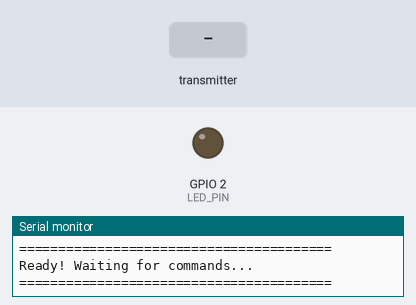
This sketch was run on a simulated ESP32. Shown: output pins drawn as LEDs (lit = HIGH), the last lines printed to the serial monitor. Inputs (shaded band) come from the test bench.

Above: at 2.2 s.
2.3 s: the transmitter starts sending ledState = 1
At 2.7 s:
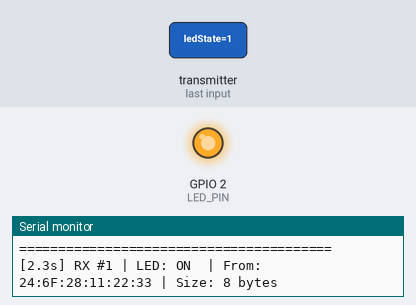
3.8 s: the transmitter starts sending ledState = 0
At 5.1 s:
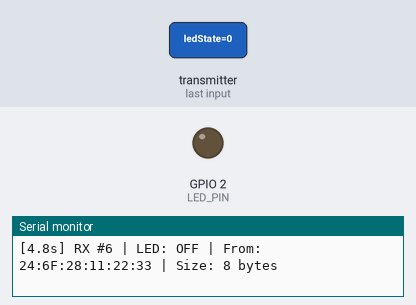
Timing chart, 0 to 6.8 s (numbered marks = the images above; inputs shaded):
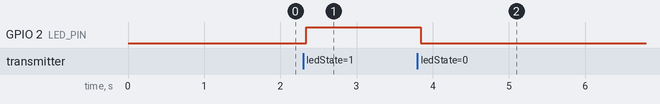

Measured:
- after the input at 2.3 s, GPIO 2 (LED_PIN): LOW → HIGH at once
- after the input at 3.8 s, GPIO 2 (LED_PIN): HIGH → LOW at once

The sketch:

espnow_receiver.ino
```cpp
/*
 * ESP-NOW Wireless Blink - RECEIVER
 *
 * This sketch receives LED blink commands wirelessly from a transmitter ESP32 using ESP-NOW.
 * The receiver listens for commands and controls its LED based on the received state.
 *
 * SETUP INSTRUCTIONS:
 * 1. Upload this sketch to your ESP32 (receiver) first
 * 2. Open Serial Monitor at 115200 baud
 * 3. Copy the MAC address displayed in the Serial Monitor
 * 4. Paste that MAC address into the 'receiverAddress' array in the TRANSMITTER sketch
 * 5. Upload the transmitter sketch to your other ESP32
 * 6. Both LEDs should now blink in sync wirelessly!
 *
 * Hardware:
 * - Built-in LED on GPIO2 (most ESP32 boards)
 *
 * How ESP-NOW Receiver Works:
 * - No MAC address configuration needed on receiver side
 * - ESP-NOW allows any device to send to this receiver
 * - Callback function automatically triggers when data arrives
 * - LED state is updated immediately upon receiving data
 */

#include <esp_now.h>
#include <WiFi.h>

#define LED_PIN 2  // Built-in LED pin (GPIO2 for most ESP32 boards)

// Structure to receive data - must match transmitter structure
typedef struct struct_message {
  bool ledState;
  unsigned long timestamp;  // Timestamp from transmitter
} struct_message;

struct_message incomingData;

// Statistics
unsigned long packetsReceived = 0;
unsigned long lastPacketTime = 0;

// Callback function executed when data is received
void OnDataRecv(const esp_now_recv_info *recv_info, const uint8_t *incomingDataPtr, int len) {
  memcpy(&incomingData, incomingDataPtr, sizeof(incomingData));

  packetsReceived++;
  lastPacketTime = millis();

  // Control the LED based on received state
  digitalWrite(LED_PIN, incomingData.ledState ? HIGH : LOW);

  // Print received data for debugging
  Serial.print("[");
  Serial.print(millis() / 1000.0, 1);
  Serial.print("s] RX #");
  Serial.print(packetsReceived);
  Serial.print(" | LED: ");
  Serial.print(incomingData.ledState ? "ON " : "OFF");
  Serial.print(" | From: ");
  Serial.printf("%02X:%02X:%02X:%02X:%02X:%02X",
                recv_info->src_addr[0], recv_info->src_addr[1], recv_info->src_addr[2],
                recv_info->src_addr[3], recv_info->src_addr[4], recv_info->src_addr[5]);
  Serial.print(" | Size: ");
  Serial.print(len);
  Serial.println(" bytes");
}

void setup() {
  // Initialize Serial Monitor
  Serial.begin(115200);
  delay(1000);

  Serial.println("\n\n========================================");
  Serial.println("   ESP-NOW WIRELESS BLINK - RECEIVER");
  Serial.println("========================================\n");

  // Initialize LED pin
  pinMode(LED_PIN, OUTPUT);
  digitalWrite(LED_PIN, LOW);
  Serial.println("[OK] LED initialized on GPIO2");

  // Set device as a Wi-Fi Station
  WiFi.mode(WIFI_STA);
  Serial.println("[OK] WiFi set to Station mode");

  // Print MAC Address (THIS IS IMPORTANT - COPY THIS!)
  Serial.println("\n========================================");
  Serial.println("*** COPY THIS MAC ADDRESS ***");
  Serial.println("========================================");
  Serial.print("Receiver MAC Address: ");
  Serial.println(WiFi.macAddress());
  Serial.println("========================================");
  Serial.println("Use this MAC address in the transmitter");
  Serial.println("code's 'receiverAddress' array!");
  Serial.println("========================================\n");

  // Initialize ESP-NOW
  Serial.println("--- Initializing ESP-NOW ---");
  if (esp_now_init() != ESP_OK) {
    Serial.println("[ERROR] ESP-NOW initialization failed!");
    return;
  }
  Serial.println("[OK] ESP-NOW initialized");

  // Register callback function
  esp_now_register_recv_cb(OnDataRecv);
  Serial.println("[OK] Receive callback registered");

  Serial.println("\n========================================");
  Serial.println("Ready! Waiting for commands...");
  Serial.println("========================================\n");
}

void loop() {
  // Nothing needed in loop - everything is handled by the callback function
  // The OnDataRecv() callback automatically triggers when data arrives

  // Optional: Check if we haven't received data in a while
  if (packetsReceived > 0 && (millis() - lastPacketTime) > 5000) {
    // No data received for 5 seconds - could indicate connection issue
    // This check only runs after first packet to avoid false warnings on startup
    static bool warningShown = false;
    if (!warningShown) {
      Serial.println("\n[WARNING] No data received for 5 seconds");
      Serial.println("Check transmitter is powered on and MAC address is correct");
      warningShown = true;
    }
  } else {
    // Reset warning flag when data resumes
    static bool warningShown = false;
    warningShown = false;
  }

  delay(100);
}
```
